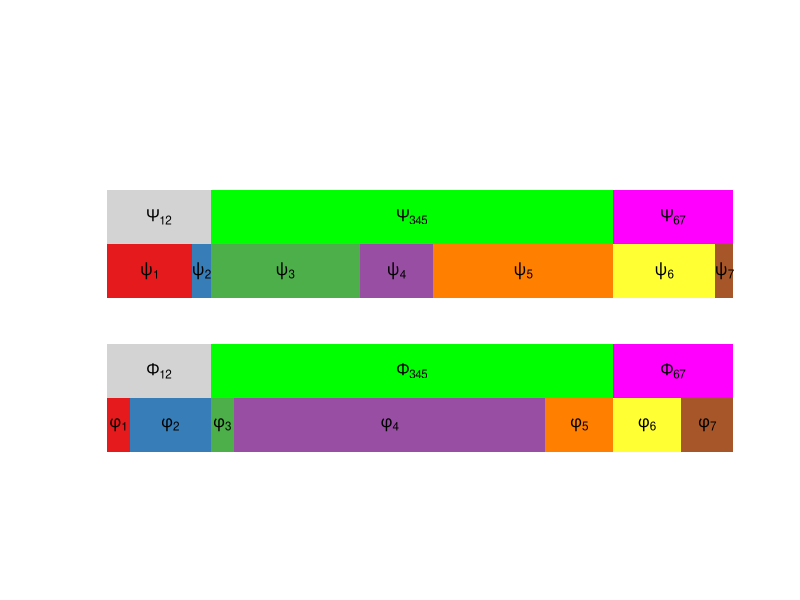

Reproduce this figure in R.
## ---- chunk 1
knitr::opts_chunk$set(fig.width=8, fig.height=3, fig.path='Figs/',
                      echo=FALSE, warning=FALSE, message=FALSE,
			fig.align="center" )
## ---- chunk 2
 # following Xiuyu's schematic (from polygon.r)
## but now I see a problem with Xiuyu's schematic...it suggests a necessary ordering of the
## units within blocks, which is not necessary; going back to original

library(MCMCpack)

set.seed(33)
K = 7
##get proportion p and q such that 
# p1 + p2 = q1 + q2, p3 + p4 + p5 = q3 + q4 + q5 and p6 + p7 = q6 + q7

whole_prp = rdirichlet(1,c(2,3,2))

p = c(rdirichlet(1,c(1,1))*whole_prp[1],
rdirichlet(1,c(1,1,1))*whole_prp[2],
rdirichlet(1,c(1,1))*whole_prp[3])

q = c(rdirichlet(1,c(1,1))*whole_prp[1],
rdirichlet(1,c(1,1,1))*whole_prp[2],
rdirichlet(1,c(1,1))*whole_prp[3])

p12 = q12 = sum(p[1:2])
p345 = q345 = sum(p[3:5])
p67 = q67 = sum(p[6:7])
## ---- chunk 3
library(RColorBrewer)
scols <- brewer.pal(7,"Set1")
set.seed(75751)
x <- 1:7
types <- sample(x)
plot( x, rep(1,7), axes=FALSE, xlab="",ylab="", type="n", xlim=c(0,8),
        ylim=c(0,5)  )
u <- 1.8; v <- .4
u2 <- 1.1; v2 <- .4
#polygon( c(1/2,3.5, 3.5,.5) , c( rep(u,2), rep(v,2) ), col="lightgrey",
#        border=FALSE )
#   text( 2, (3*u+v)/4, expression(Psi[34]) )
#   polygon( c(1/2,2.2,2.2,.5) , c( rep(u2,2), rep(v2,2) ), col=scols[1],
#        border=FALSE )
#        text( 2.7/2, (u+3*v)/4, expression(psi[3]) )
#   polygon( c(2.2,3.5,3.5,2.2) , c( rep(u2,2), rep(v2,2) ), col=scols[2],
#        border=FALSE )
#        text( 5.7/2, (u+3*v)/4, expression(psi[4]) )

###parameter to scale up the length
scale_ = 8

###first two
polygon( c(0, p12 *scale_,  p12 * scale_,0) , c( rep(u,2), rep(v,2) ), col="lightgrey",
border=FALSE )
text( p12*scale_ / 2,  (3*u+v)/4, expression(Phi[12]) )
polygon( c(0, p[1] * scale_, p[1] * scale_,0) , c( rep(u2,2), rep(v2,2) ), col=scols[1],
border=FALSE )
text( p[1] * scale_ / 2, (u+3*v)/4, expression(phi[1]))
polygon( c( p[1] * scale_, p12 *scale_, p12 *scale_, p[1] * scale_),
c( rep(u2,2), rep(v2,2) ), col=scols[2],
border=FALSE )
text( (p[1]  + p[2] / 2) * scale_ , (u+3*v)/4, expression(phi[2]) )



#polygon( c(3.5, 6.5,6.5, 3.5) , c( rep(u,2), rep(v,2) ), col="green",
#        border=FALSE )
#   text( 5, (3*u+v)/4, expression(Psi[256]) )
#   polygon( c(3.5,4,4,3.5) , c( rep(u2,2), rep(v2,2) ), col=scols[3],
#        border=FALSE )
#        text( 7.5/2, (u+3*v)/4, expression(psi[2]) )
#   polygon( c(4,5.8,5.8,4) , c( rep(u2,2), rep(v2,2) ), col=scols[4],
#        border=FALSE )
#        text( 9.8/2, (u+3*v)/4, expression(psi[5]) )
#   polygon( c(5.8,6.5,6.5,5.8) , c( rep(u2,2), rep(v2,2) ), col=scols[5],
#        border=FALSE )
#        text( 12.3/2, (u+3*v)/4, expression(psi[6]) )

#second three
polygon( c( p12 *scale_,  (p12 + p345) * scale_ , (p12 + p345) * scale_,  p12 *scale_) ,
c( rep(u,2), rep(v,2) ), col="green",
border=FALSE )
text( (p12 + p345/2) * scale_, (3*u+v)/4, expression(Phi[345]) )
polygon( c( p12 *scale_, (p12 + p[3]) *scale_ ,(p12 + p[3]) *scale_, p12 *scale_) , c( rep(u2,2), rep(v2,2) ), col=scols[3],
border=FALSE )
text( (p12 + p[3]/2) * scale_, (u+3*v)/4, expression(phi[3]) )
polygon( c( (p12 + p[3]) *scale_,(p12 + p[3] + p[4]) *scale_,(p12 + p[3] + p[4]) *scale_,(p12 + p[3]) *scale_) , c( rep(u2,2), rep(v2,2) ), col=scols[4],
border=FALSE )
text( (p12 + p[3] + p[4] / 2) * scale_, (u+3*v)/4, expression(phi[4]) )
polygon( c((p12 + p[3] + p[4]) *scale_,(p12 + p345) *scale_,(p12 + p345) *scale_,(p12 + p[3] + p[4]) *scale_) , c( rep(u2,2), rep(v2,2) ), col=scols[5],
border=FALSE )
text( (p12 + p[3] + p[4] + p[5] / 2) * scale_, (u+3*v)/4, expression(phi[5]) )




#polygon( c(6.5, 7.5,7.5, 6.5) , c( rep(u,2), rep(v,2) ), col="magenta",
#        border=FALSE )
#   text( 7, (3*u+v)/4, expression(Psi[17]) )
#   polygon( c(6.5,7.1,7.1,6.5) , c( rep(u2,2), rep(v2,2) ), col=scols[6],
#        border=FALSE )
#        text( 13.6/2, (u+3*v)/4, expression(psi[1]) )
#   polygon( c(7.1,7.5,7.5,7.1) , c( rep(u2,2), rep(v2,2) ), col=scols[7],
#        border=FALSE )
#        text( 14.6/2, (u+3*v)/4, expression(psi[7]) )
#

###last two
polygon( c((p12 + p345) * scale_,  scale_,scale_, (p12 + p345) * scale_) , c( rep(u,2), rep(v,2) ), col="magenta",
border=FALSE )
text( (p12 + p345 + p67/2) * scale_, (3*u+v)/4, expression(Phi[67]) )
polygon( c((p12 + p345) * scale_,(p12 + p345 + p[6]) * scale_,(p12 + p345 + p[6]) * scale_,(p12 + p345 ) * scale_) , c( rep(u2,2), rep(v2,2) ), col=scols[6],
border=FALSE )
text( (p12 + p345 + p[6]/2) * scale_, (u+3*v)/4, expression(phi[6]) )
polygon( c((p12 + p345 + p[6]) * scale_,scale_,scale_,(p12 + p345 + p[6]) * scale_) , c( rep(u2,2), rep(v2,2) ), col=scols[7],
border=FALSE )
text( (p12 + p345 + p[6] + p[7]/2) * scale_, (u+3*v)/4, expression(phi[7]) )





u <- u + 2
v <- v + 2
u2 <- u2 + 2; v2 <- v2+2

###
###first two
polygon( c(0, q12 *scale_,  q12 * scale_,0) , c( rep(u,2), rep(v,2) ), col="lightgrey",
border=FALSE )
text( q12*scale_ / 2,  (3*u+v)/4, expression(Psi[12]) )
polygon( c(0, q[1] * scale_, q[1] * scale_,0) , c( rep(u2,2), rep(v2,2) ), col=scols[1],
border=FALSE )
text( q[1] * scale_ / 2, (u+3*v)/4, expression(psi[1]))
polygon( c( q[1] * scale_, q12 *scale_, q12 *scale_, q[1] * scale_),
c( rep(u2,2), rep(v2,2) ), col=scols[2],
border=FALSE )
text( (q[1]  + q[2] / 2) * scale_ , (u+3*v)/4, expression(psi[2]) )

###second three
polygon( c( q12 *scale_,  (q12 + q345) * scale_ , (q12 + q345) * scale_,  q12 *scale_) ,
c( rep(u,2), rep(v,2) ), col="green",
border=FALSE )
text( (q12 + q345/2) * scale_, (3*u+v)/4, expression(Psi[345]) )
polygon( c( q12 *scale_, (q12 + q[3]) *scale_ ,(q12 + q[3]) *scale_, q12 *scale_) , c( rep(u2,2), rep(v2,2) ), col=scols[3],
border=FALSE )
text( (q12 + q[3]/2) * scale_, (u+3*v)/4, expression(psi[3]) )
polygon( c( (q12 + q[3]) *scale_,(q12 + q[3] + q[4]) *scale_,(q12 + q[3] + q[4]) *scale_,(q12 + q[3]) *scale_) , c( rep(u2,2), rep(v2,2) ), col=scols[4],
border=FALSE )
text( (q12 + q[3] + q[4] / 2) * scale_, (u+3*v)/4, expression(psi[4]) )
polygon( c((q12 + q[3] + q[4]) *scale_,(q12 + q345) *scale_,(q12 + q345) *scale_,(q12 + q[3] + q[4]) *scale_) , c( rep(u2,2), rep(v2,2) ), col=scols[5],
border=FALSE )
text( (q12 + q[3] + q[4] + q[5] / 2) * scale_, (u+3*v)/4, expression(psi[5]) )


###last two
polygon( c((q12 + q345) * scale_,  scale_,scale_, (q12 + q345) * scale_) , c( rep(u,2), rep(v,2) ), col="magenta",
border=FALSE )
text( (q12 + q345 + q67/2) * scale_, (3*u+v)/4, expression(Psi[67]) )
polygon( c((q12 + q345) * scale_,(q12 + q345 + q[6]) * scale_,(q12 + q345 + q[6]) * scale_,(q12 + q345 ) * scale_) , c( rep(u2,2), rep(v2,2) ), col=scols[6],
border=FALSE )
text( (q12 + q345 + q[6]/2) * scale_, (u+3*v)/4, expression(psi[6]) )
polygon( c((q12 + q345 + q[6]) * scale_,scale_,scale_,(q12 + q345 + q[6]) * scale_) , c( rep(u2,2), rep(v2,2) ), col=scols[7],
border=FALSE )
text( (q12 + q345 + q[6] + q[7]/2) * scale_, (u+3*v)/4, expression(psi[7]) )
